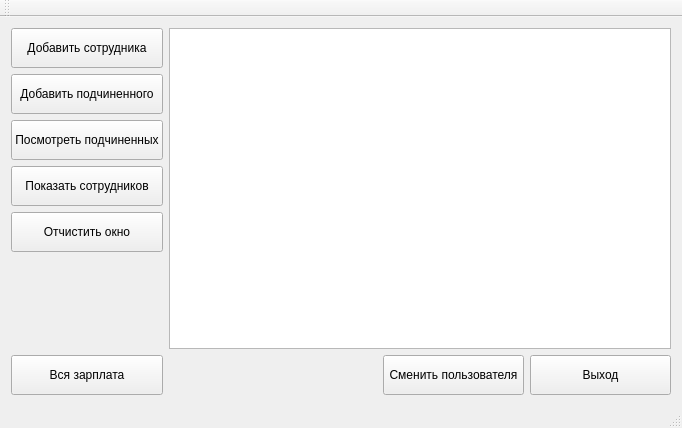
<?xml version="1.0" encoding="UTF-8"?>
<ui version="4.0">
 <class>MainWindow</class>
 <widget class="QMainWindow" name="MainWindow">
  <property name="geometry">
   <rect>
    <x>0</x>
    <y>0</y>
    <width>682</width>
    <height>428</height>
   </rect>
  </property>
  <property name="windowTitle">
   <string>MainWindow</string>
  </property>
  <widget class="QWidget" name="centralWidget">
   <layout class="QGridLayout" name="gridLayout">
    <item row="0" column="0">
     <layout class="QVBoxLayout" name="verticalLayout">
      <item>
       <widget class="QPushButton" name="AddEmployeeButton">
        <property name="minimumSize">
         <size>
          <width>141</width>
          <height>40</height>
         </size>
        </property>
        <property name="text">
         <string>Добавить сотрудника</string>
        </property>
       </widget>
      </item>
      <item>
       <widget class="QPushButton" name="pushButton_2">
        <property name="minimumSize">
         <size>
          <width>141</width>
          <height>40</height>
         </size>
        </property>
        <property name="text">
         <string>Добавить подчиненного</string>
        </property>
       </widget>
      </item>
      <item>
       <widget class="QPushButton" name="pushButton_7">
        <property name="minimumSize">
         <size>
          <width>141</width>
          <height>40</height>
         </size>
        </property>
        <property name="text">
         <string>Посмотреть подчиненных</string>
        </property>
       </widget>
      </item>
      <item>
       <widget class="QPushButton" name="pushButton_3">
        <property name="minimumSize">
         <size>
          <width>141</width>
          <height>40</height>
         </size>
        </property>
        <property name="text">
         <string>Показать сотрудников</string>
        </property>
       </widget>
      </item>
      <item>
       <widget class="QPushButton" name="pushButton_8">
        <property name="minimumSize">
         <size>
          <width>141</width>
          <height>40</height>
         </size>
        </property>
        <property name="text">
         <string>Отчистить окно</string>
        </property>
       </widget>
      </item>
     </layout>
    </item>
    <item row="0" column="1" rowspan="2" colspan="2">
     <widget class="QTableView" name="EmployeeTableView"/>
    </item>
    <item row="1" column="0">
     <spacer name="verticalSpacer">
      <property name="orientation">
       <enum>Qt::Vertical</enum>
      </property>
      <property name="sizeHint" stdset="0">
       <size>
        <width>20</width>
        <height>74</height>
       </size>
      </property>
     </spacer>
    </item>
    <item row="2" column="0">
     <widget class="QPushButton" name="pushButton_6">
      <property name="minimumSize">
       <size>
        <width>141</width>
        <height>40</height>
       </size>
      </property>
      <property name="text">
       <string>Вся зарплата</string>
      </property>
     </widget>
    </item>
    <item row="2" column="1">
     <spacer name="horizontalSpacer">
      <property name="orientation">
       <enum>Qt::Horizontal</enum>
      </property>
      <property name="sizeHint" stdset="0">
       <size>
        <width>131</width>
        <height>20</height>
       </size>
      </property>
     </spacer>
    </item>
    <item row="2" column="2">
     <layout class="QHBoxLayout" name="horizontalLayout">
      <item>
       <widget class="QPushButton" name="pushButton_4">
        <property name="minimumSize">
         <size>
          <width>141</width>
          <height>40</height>
         </size>
        </property>
        <property name="text">
         <string>Сменить пользователя</string>
        </property>
       </widget>
      </item>
      <item>
       <widget class="QPushButton" name="pushButton_5">
        <property name="minimumSize">
         <size>
          <width>141</width>
          <height>40</height>
         </size>
        </property>
        <property name="text">
         <string>Выход</string>
        </property>
       </widget>
      </item>
     </layout>
    </item>
   </layout>
  </widget>
  <widget class="QMenuBar" name="menuBar">
   <property name="geometry">
    <rect>
     <x>0</x>
     <y>0</y>
     <width>682</width>
     <height>21</height>
    </rect>
   </property>
  </widget>
  <widget class="QToolBar" name="mainToolBar">
   <attribute name="toolBarArea">
    <enum>TopToolBarArea</enum>
   </attribute>
   <attribute name="toolBarBreak">
    <bool>false</bool>
   </attribute>
  </widget>
  <widget class="QStatusBar" name="statusBar"/>
 </widget>
 <layoutdefault spacing="6" margin="11"/>
 <resources/>
 <connections/>
</ui>
